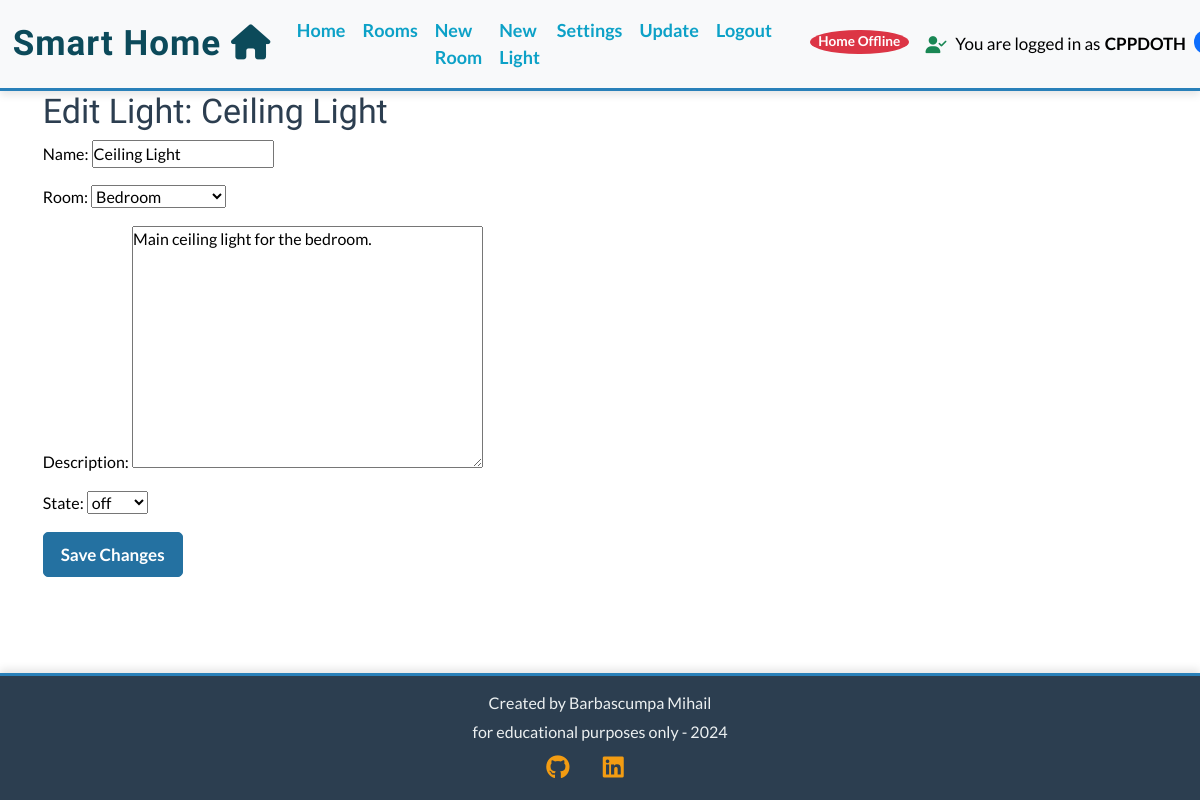
The page /edit_light/15/ (signed in) on the database as committed earlier.
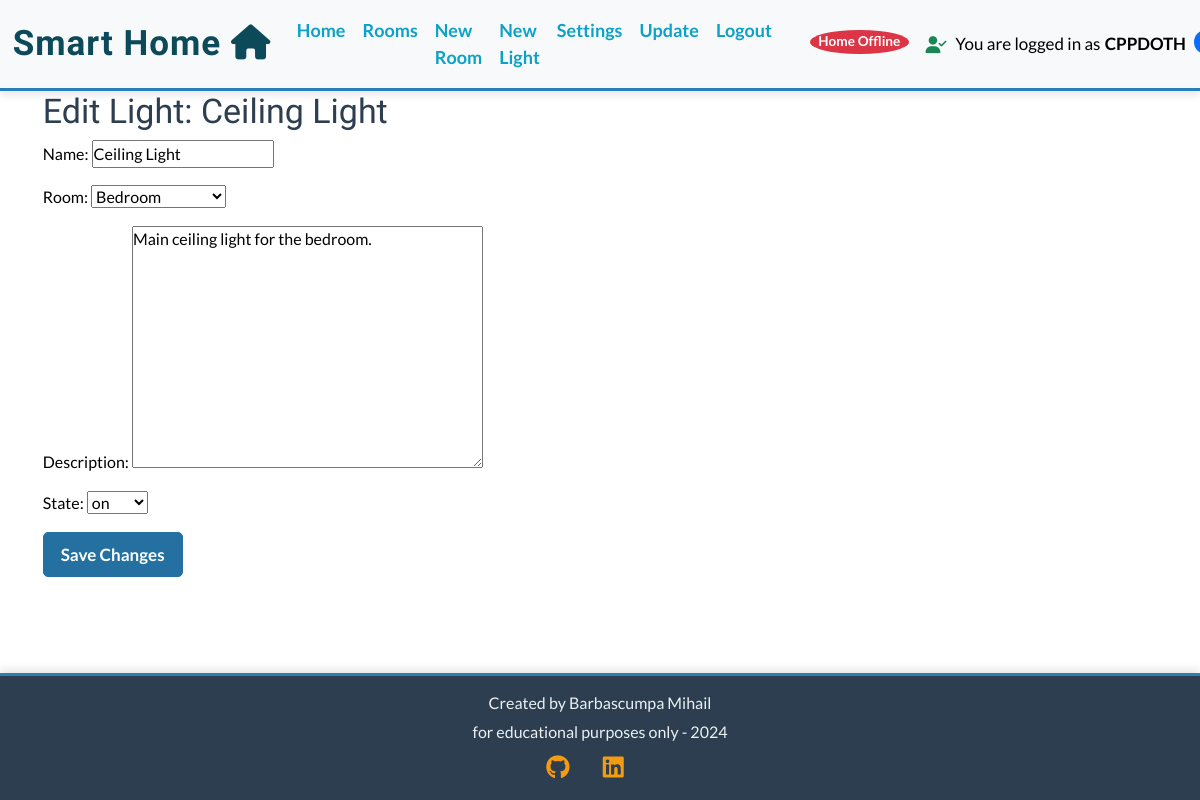
The same page on the database as committed later.
### light_app/models.py (models this page shows, shortened)
class Light(models.Model):
    name = models.CharField(max_length=100, default="")
    room = models.ForeignKey(Room, on_delete=models.CASCADE, related_name="lights")
    description = models.TextField(null=True, blank=True, default="")
    state = models.IntegerField(choices=STATE_CHOICES, default=2)
    choices = models.ManyToManyField(Choice, related_name="lights", blank=True)
    class Meta:
        ordering = ["id"]

class Room(models.Model):
    name = models.CharField(max_length=100)
    user = models.ForeignKey(
        User, on_delete=models.CASCADE, related_name="rooms"
    )
    def __str__(self):
        return self.name
    class Meta:
        ordering = ["name"]
        unique_together = ('name', 'user')

### light_app/views.py (the view)
# urls.py: path("edit_light/<int:light_id>/", views.edit_light, name="edit_light"),
@login_required
def edit_light(request, light_id):
    light = get_object_or_404(Light, id=light_id, room__user=request.user)
    if request.method == "POST":
        form = LightForm(request.POST, instance=light, user=request.user)
        if form.is_valid():
            form.save()
            return redirect("room_list")
    else:
        form = LightForm(instance=light, user=request.user)
    return render(request, "light_app/edit_light.html", {"form": form, "light": light})

### light_app/forms.py
class LightForm(forms.ModelForm):
    class Meta:
        model = Light
        fields = ["name", "room", "description", "state"]
        widgets = {
            'name': forms.TextInput(attrs={'autocomplete': 'off'}),
            'description': forms.Textarea(attrs={'autocomplete': 'off'}),
            'state': forms.Select(attrs={'autocomplete': 'off'}),
        }
    def __init__(self, *args, **kwargs):
        user = kwargs.pop('user', None)  # Prinde utilizatorul curent din view, dacă este prezent
        super(LightForm, self).__init__(*args, **kwargs)
        if user:
            self.fields['room'].queryset = Room.objects.filter(user=user)
        self.fields['room'].widget.attrs.update({'autocomplete': 'off'})

### firmware_manager/context_processors.py (called while the page is built)
def user_ip_processor(request):
    user_ip = request.META.get('REMOTE_ADDR')  # Obține adresa IP a utilizatorului
    print(f"USER IP IN CONTEXT {user_ip}")
    return {
        'user_ip': user_ip  # Include adresa IP în contextul template-ului
    }

### light_app/templates/light_app/edit_light.html (shortened to what this page needs)
{% extends "base.html" %}
{% block content %}
<div class="container">
    <h2>Edit Light: {{ light.name }}</h2>
    <form method="post">
        {{ form.as_p }}
        <button type="submit" class="btn btn-primary">Save Changes</button>
    </form>
</div>
{% endblock %}

Rows that differ between the two databases and show on the page:
changed Light "Ceiling Light": state "off" → "on"
